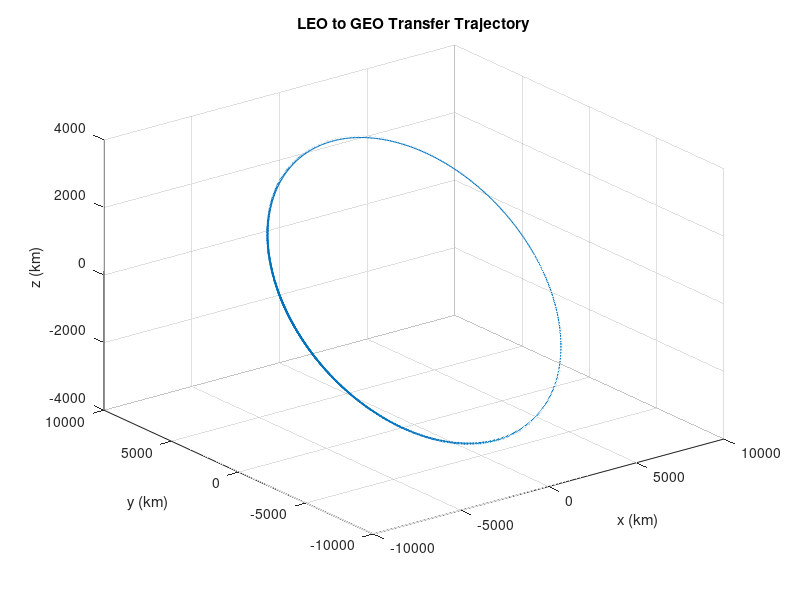
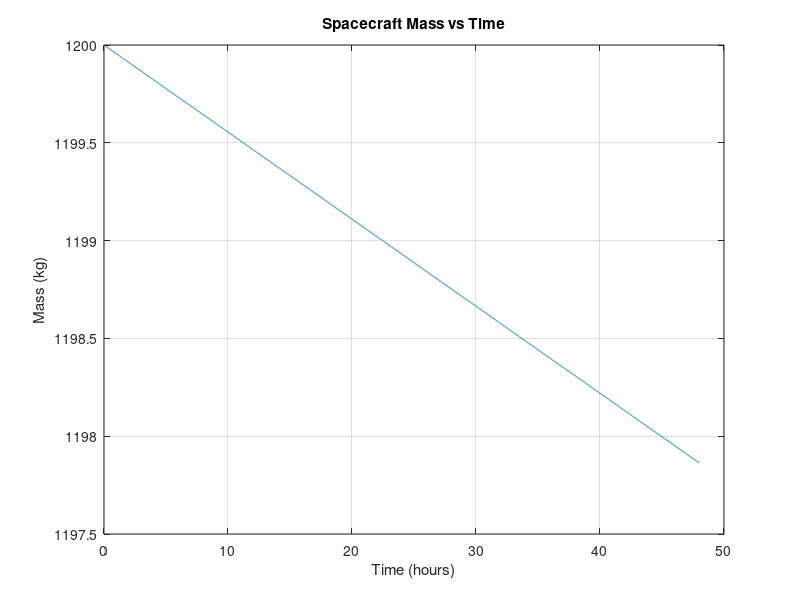
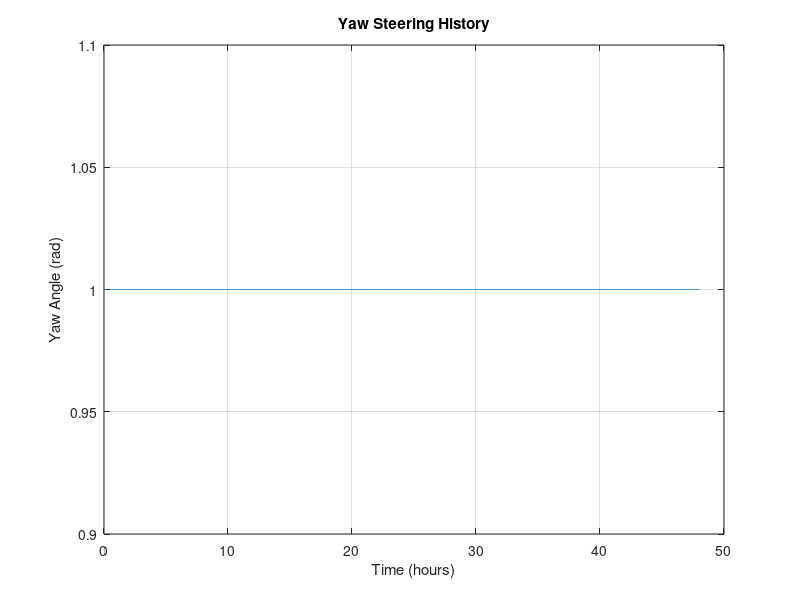
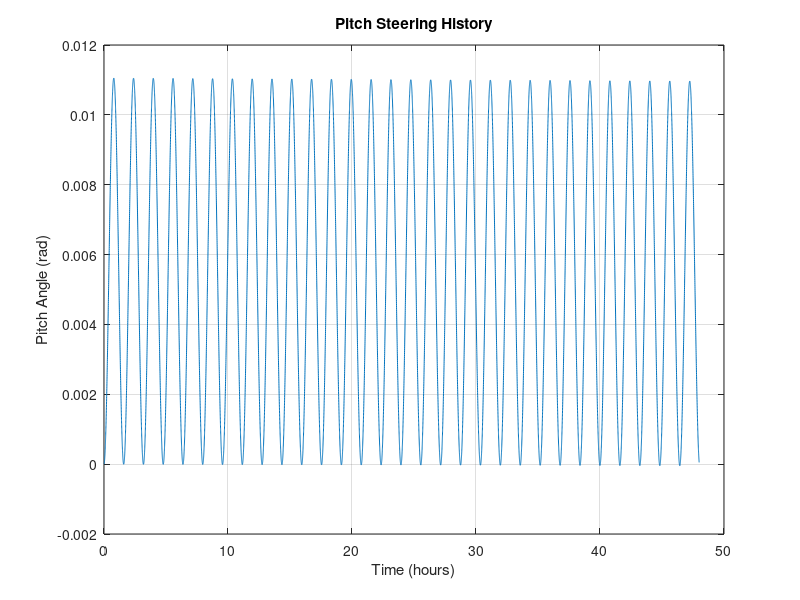

These figures' MATLAB source, in order:
%% MATLAB Script: Kluever's Simple Guidance Scheme for LEO to GEO Transfer
clear; clc;

%% Constants and Parameters
mu = 3.986e14; % Earth's gravitational parameter (m^3/s^2)
Re = 6371e3;   % Earth's radius (m)
g0 = 9.81;     % Gravity at Earth's surface (m/s^2)

% Thruster and spacecraft properties
efficiency = 0.65;       % Efficiency of the thruster
power_input = 10e3;      % Power input to the thruster (W)
Isp = 3300;              % Specific impulse (s)
initial_TW_ratio = 3.4e-5;
m0 = 1200;               % Initial mass (kg)
T = initial_TW_ratio * m0 * g0; % Thrust (N)

% Initial orbital elements
alt_LEO = 550e3;          % Initial altitude (m)
r_LEO = Re + alt_LEO;     % Initial orbit radius (m)
v_LEO = sqrt(mu / r_LEO); % Initial orbital velocity (m/s)
inclination_LEO = deg2rad(28.5); % Initial inclination (radians)
RAAN_LEO = deg2rad(0);    % Right Ascension of Ascending Node (radians)
omega_LEO = deg2rad(0);  % Argument of periapsis (radians)
true_anomaly_LEO = deg2rad(0); % True anomaly (radians)

% Target orbital elements
a_GEO = 42165e3; % Target semimajor axis (m)
e_target = 0;    % Target eccentricity
i_target = 0;    % Target inclination

% Initial state in ECI frame
r0 = [r_LEO; 0; 0];
v0 = [0; v_LEO; 0];

% Rotate initial state to account for inclination, RAAN, and argument of periapsis
rot_matrix = [cos(RAAN_LEO) * cos(omega_LEO) - sin(RAAN_LEO) * sin(omega_LEO) * cos(inclination_LEO), ...
              -cos(RAAN_LEO) * sin(omega_LEO) - sin(RAAN_LEO) * cos(omega_LEO) * cos(inclination_LEO), ...
              sin(RAAN_LEO) * sin(inclination_LEO);
              sin(RAAN_LEO) * cos(omega_LEO) + cos(RAAN_LEO) * sin(omega_LEO) * cos(inclination_LEO), ...
              -sin(RAAN_LEO) * sin(omega_LEO) + cos(RAAN_LEO) * cos(omega_LEO) * cos(inclination_LEO), ...
              -cos(RAAN_LEO) * sin(inclination_LEO);
              sin(omega_LEO) * sin(inclination_LEO), cos(omega_LEO) * sin(inclination_LEO), cos(inclination_LEO)];

r0 = rot_matrix * r0;
v0 = rot_matrix * v0;

%% Simulation Parameters
dt = 10; % Time step (s)
t_max = 2 * 86400; % Maximum simulation time (s)

%% Preallocate Storage for Results
r_ECI = r0;
v_ECI = v0;
m = m0;
time = 0;
trajectory = [];
mass_history = [];
time_history = [];
orbit_elements = [];
yaw_history = [];
pitch_history = [];

%% Simulation Loop
while norm(r_ECI) < a_GEO && time < t_max
    % Compute RTN frame unit vectors
    r_norm = norm(r_ECI);
    r_hat = r_ECI / r_norm;
    v_norm = norm(v_ECI);
    h_vec = cross(r_ECI, v_ECI);
    h_hat = h_vec / norm(h_vec);
    t_hat = cross(h_hat, r_hat);

    % Orbital parameters
    specific_angular_momentum = cross(r_ECI, v_ECI);
    h = norm(specific_angular_momentum);
    eccentricity_vector = cross(v_ECI, specific_angular_momentum) / mu - r_ECI / r_norm;
    e = norm(eccentricity_vector);
    true_anomaly = atan2(dot(r_ECI, t_hat), dot(r_ECI, r_hat));

    % Flight path angle
    gamma = atan2(dot(v_ECI, r_hat), dot(v_ECI, t_hat));

    % Guidance laws
    % In-plane steering
    alpha_a = 0; % For max da/dt
    alpha_e = atan2(r_norm * sin(gamma), 2 * a_GEO * (e_target + cos(gamma)));
    alpha_blended = (1 - e_target) * alpha_a + e_target * alpha_e;

    % Out-of-plane steering (yaw)
    Gi = 1; % Inclination control weighting
    beta = Gi * cos(true_anomaly + omega_LEO);

    % Thrust direction in RTN
    thrust_RTN = [sin(gamma + alpha_blended) * cos(beta); 
                  cos(gamma + alpha_blended) * cos(beta); 
                  sin(beta)];

    % Rotate thrust direction to ECI
    RTN_to_ECI = [r_hat, t_hat, h_hat];
    thrust_ECI = RTN_to_ECI * thrust_RTN;

    % Update dynamics
    a_thrust = T / m * thrust_ECI;
    a_grav = -mu / r_norm^3 * r_ECI;
    a_total = a_thrust + a_grav;

    v_ECI = v_ECI + a_total * dt;
    r_ECI = r_ECI + v_ECI * dt;

    % Mass depletion
    dm = T / (Isp * g0) * dt;
    m = m - dm;

    % Store results
    trajectory = [trajectory, r_ECI];
    mass_history = [mass_history, m];
    time_history = [time_history, time];
    yaw_history = [yaw_history, beta];
    pitch_history = [pitch_history, gamma + alpha_blended];
    orbit_elements = [orbit_elements; r_norm, e, inclination_LEO];

    % Update time
    time = time + dt;
end

%% Plot Results
figure;
plot3(trajectory(1, :) / 1e3, trajectory(2, :) / 1e3, trajectory(3, :) / 1e3);
xlabel('x (km)');
ylabel('y (km)');
zlabel('z (km)');
title('LEO to GEO Transfer Trajectory');
grid on;

figure;
plot(time_history / 3600, mass_history);
xlabel('Time (hours)');
ylabel('Mass (kg)');
title('Spacecraft Mass vs Time');
grid on;

figure;
plot(time_history / 3600, yaw_history);
xlabel('Time (hours)');
ylabel('Yaw Angle (rad)');
title('Yaw Steering History');
grid on;

figure;
plot(time_history / 3600, pitch_history);
xlabel('Time (hours)');
ylabel('Pitch Angle (rad)');
title('Pitch Steering History');
grid on;
